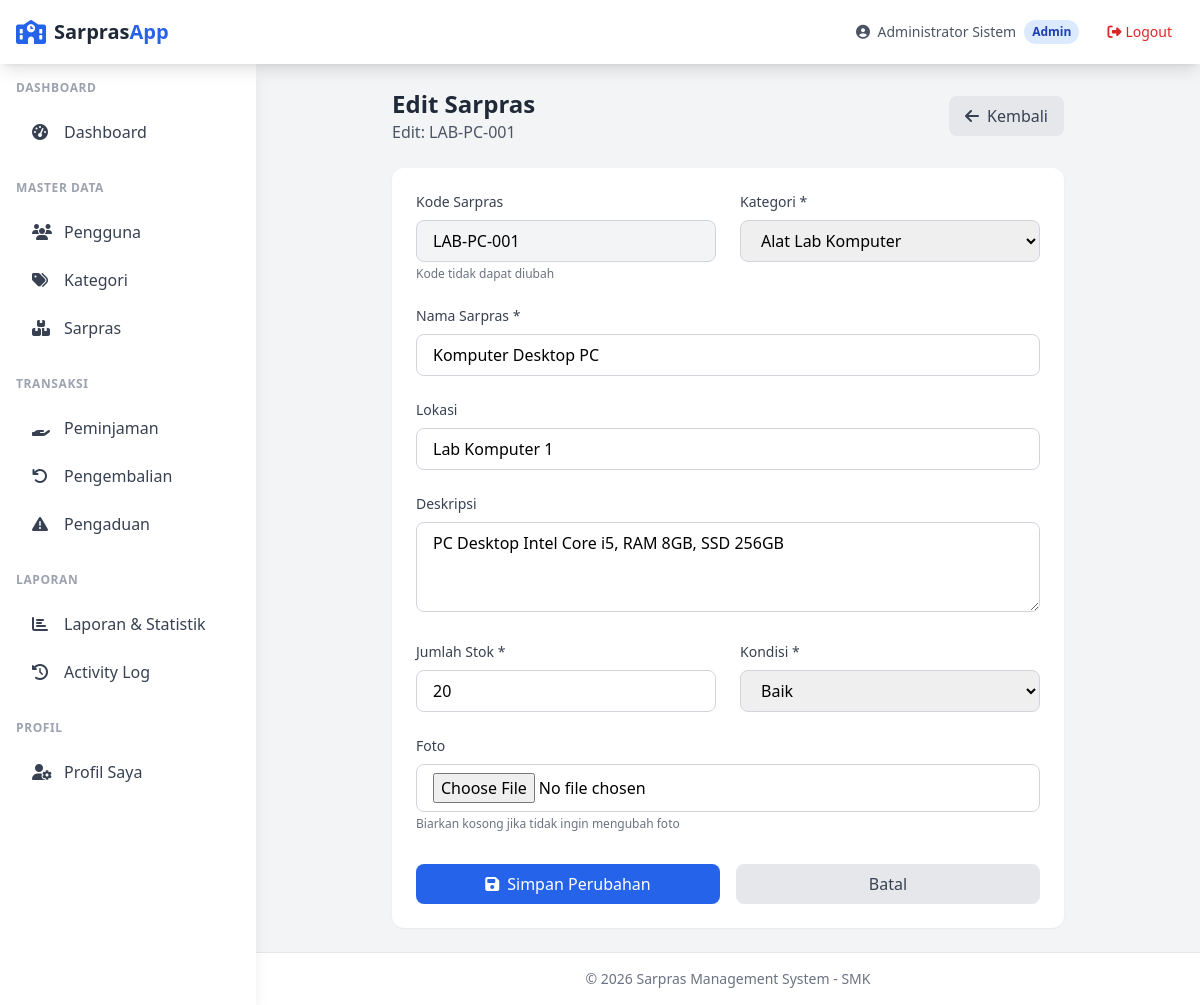
/admin/sarpras/edit.php?id=1 (signed in), run on the app's committed database.
### tables this page shows
CREATE TABLE sarpras (
    id INT AUTO_INCREMENT PRIMARY KEY,
    kode VARCHAR(50) NOT NULL UNIQUE,
    nama VARCHAR(150) NOT NULL,
    kategori_id INT NOT NULL,
    lokasi VARCHAR(100),
    deskripsi TEXT,
    jumlah_stok INT NOT NULL DEFAULT 0,
    kondisi ENUM('baik', 'rusak_ringan', 'rusak_berat') DEFAULT 'baik',
    foto VARCHAR(255),
    created_at TIMESTAMP DEFAULT CURRENT_TIMESTAMP,
    updated_at TIMESTAMP DEFAULT CURRENT_TIMESTAMP ON UPDATE CURRENT_TIMESTAMP,
    FOREIGN KEY (kategori_id) REFERENCES kategori_sarpras(id) ON DELETE RESTRICT
);

CREATE TABLE kategori_sarpras (
    id INT AUTO_INCREMENT PRIMARY KEY,
    nama VARCHAR(100) NOT NULL,
    deskripsi TEXT,
    created_at TIMESTAMP DEFAULT CURRENT_TIMESTAMP,
    updated_at TIMESTAMP DEFAULT CURRENT_TIMESTAMP ON UPDATE CURRENT_TIMESTAMP
);

### config/database.php (called while the page is built, shortened)
<?php
function getConnection() {
    static $pdo = null;
    if ($pdo === null) {
        try {
            $dsn = "mysql:host=" . DB_HOST . ";dbname=" . DB_NAME . ";charset=" . DB_CHARSET;
            $options = [
                PDO::ATTR_ERRMODE => PDO::ERRMODE_EXCEPTION,
                PDO::ATTR_DEFAULT_FETCH_MODE => PDO::FETCH_ASSOC,
                PDO::ATTR_EMULATE_PREPARES => false,
            ];
            $pdo = new PDO($dsn, DB_USER, DB_PASS, $options);
        } catch (PDOException $e) {
            die("Database connection failed: " . $e->getMessage());
        }
    }
    return $pdo;
}
function query($sql, $params = []) {
    $pdo = getConnection();
    $stmt = $pdo->prepare($sql);
    $stmt->execute($params);
    return $stmt;
}
function fetchAll($sql, $params = []) {
    return query($sql, $params)->fetchAll();
}
function fetch($sql, $params = []) {
    return query($sql, $params)->fetch();
}

### includes/functions.php (called while the page is built, shortened)
<?php
function e($string)
{
    return htmlspecialchars($string ?? '', ENT_QUOTES, 'UTF-8');
}

### admin/sarpras/edit.php (the view, shortened to what this page needs)
<?php
require_once __DIR__ . '/../../includes/functions.php';
$id = intval($_GET['id'] ?? 0);
$sarpras = fetch("SELECT * FROM sarpras WHERE id = ?", [$id]);
$kategoriList = fetchAll("SELECT * FROM kategori_sarpras ORDER BY nama ASC");
require_once __DIR__ . '/../../includes/header.php';
?>
<div class="max-w-2xl mx-auto">
    <div class="flex items-center justify-between mb-6">
        <div>
            <h1 class="text-2xl font-bold text-gray-800">Edit Sarpras</h1>
            <p class="text-gray-600">Edit: <?= e($sarpras['kode']) ?></p>
        </div>
        <a href="index.php" class="inline-flex items-center px-4 py-2 bg-gray-200 text-gray-700 rounded-lg hover:bg-gray-300 transition">
            <i class="fas fa-arrow-left mr-2"></i>Kembali
        </a>
    </div>
    <div class="bg-white rounded-xl shadow-sm p-6">
        <form method="POST" action="" enctype="multipart/form-data">
            <div class="space-y-6">
                <div class="grid grid-cols-1 md:grid-cols-2 gap-6">
                    <div>
                        <label class="block text-sm font-medium text-gray-700 mb-2">Kode Sarpras</label>
                        <input type="text" value="<?= e($sarpras['kode']) ?>"
                            class="w-full px-4 py-2 bg-gray-100 border border-gray-300 rounded-lg" disabled>
                        <p class="text-xs text-gray-500 mt-1">Kode tidak dapat diubah</p>
                    </div>
                    <div>
                        <label class="block text-sm font-medium text-gray-700 mb-2">Kategori *</label>
                        <select name="kategori_id" class="w-full px-4 py-2 border border-gray-300 rounded-lg focus:ring-2 focus:ring-blue-500 focus:border-blue-500" required>
                            <?php foreach ($kategoriList as $kat): ?>
                                <option value="<?= $kat['id'] ?>" <?= ($_POST['kategori_id'] ?? $sarpras['kategori_id']) == $kat['id'] ? 'selected' : '' ?>><?= e($kat['nama']) ?></option>
                            <?php endforeach; ?>
                        </select>
                    </div>
                </div>
                <div>
                    <label class="block text-sm font-medium text-gray-700 mb-2">Nama Sarpras *</label>
                    <input type="text" name="nama" value="<?= e($_POST['nama'] ?? $sarpras['nama']) ?>"
                        class="w-full px-4 py-2 border border-gray-300 rounded-lg focus:ring-2 focus:ring-blue-500 focus:border-blue-500"
                        required>
                </div>
                <div>
                    <label class="block text-sm font-medium text-gray-700 mb-2">Lokasi</label>
                    <input type="text" name="lokasi" value="<?= e($_POST['lokasi'] ?? $sarpras['lokasi']) ?>"
                        class="w-full px-4 py-2 border border-gray-300 rounded-lg focus:ring-2 focus:ring-blue-500 focus:border-blue-500">
                </div>
                <div>
                    <label class="block text-sm font-medium text-gray-700 mb-2">Deskripsi</label>
                    <textarea name="deskripsi" rows="3"
                        class="w-full px-4 py-2 border border-gray-300 rounded-lg focus:ring-2 focus:ring-blue-500 focus:border-blue-500"><?= e($_POST['deskripsi'] ?? $sarpras['deskripsi']) ?></textarea>
                </div>
                <div class="grid grid-cols-1 md:grid-cols-2 gap-6">
                    <div>
                        <label class="block text-sm font-medium text-gray-700 mb-2">Jumlah Stok *</label>
                        <input type="number" name="jumlah_stok" value="<?= e($_POST['jumlah_stok'] ?? $sarpras['jumlah_stok']) ?>"
                            class="w-full px-4 py-2 border border-gray-300 rounded-lg focus:ring-2 focus:ring-blue-500 focus:border-blue-500"
                            required min="0">
                    </div>
                    <div>
                        <label class="block text-sm font-medium text-gray-700 mb-2">Kondisi *</label>
                        <select name="kondisi" class="w-full px-4 py-2 border border-gray-300 rounded-lg focus:ring-2 focus:ring-blue-500 focus:border-blue-500" required>
                            <?php $kondisi = $_POST['kondisi'] ?? $sarpras['kondisi']; ?>
                            <option value="baik" <?= $kondisi === 'baik' ? 'selected' : '' ?>>Baik</option>
                        </select>
                    </div>
                </div>
                <div>
                    <label class="block text-sm font-medium text-gray-700 mb-2">Foto</label>
                    <input type="file" name="foto" accept="image/*"
                        class="w-full px-4 py-2 border border-gray-300 rounded-lg focus:ring-2 focus:ring-blue-500 focus:border-blue-500">
                    <p class="text-xs text-gray-500 mt-1">Biarkan kosong jika tidak ingin mengubah foto</p>
                </div>
            </div>
            <div class="mt-8 flex gap-4">
                <button type="submit" class="flex-1 py-2 px-4 bg-blue-600 text-white font-medium rounded-lg hover:bg-blue-700 transition">
                    <i class="fas fa-save mr-2"></i>Simpan Perubahan
                </button>
                <a href="index.php" class="flex-1 py-2 px-4 bg-gray-200 text-gray-700 font-medium rounded-lg hover:bg-gray-300 transition text-center">
                    Batal
                </a>
            </div>
        </form>
    </div>
</div>
<?php require_once __DIR__ . '/../../includes/footer.php'; ?>

### data on the page
sarpras: kode "LAB-PC-001", kategori_id "Alat Lab Komputer", nama "Komputer Desktop PC", lokasi "Lab Komputer 1", deskripsi "PC Desktop Intel Core i5, RAM 8GB, SSD 256GB", jumlah_stok "20", kondisi "Baik"

### other printed values
$currentUser['nama_lengkap'] "Administrator Sistem"
$currentRole "Admin"
